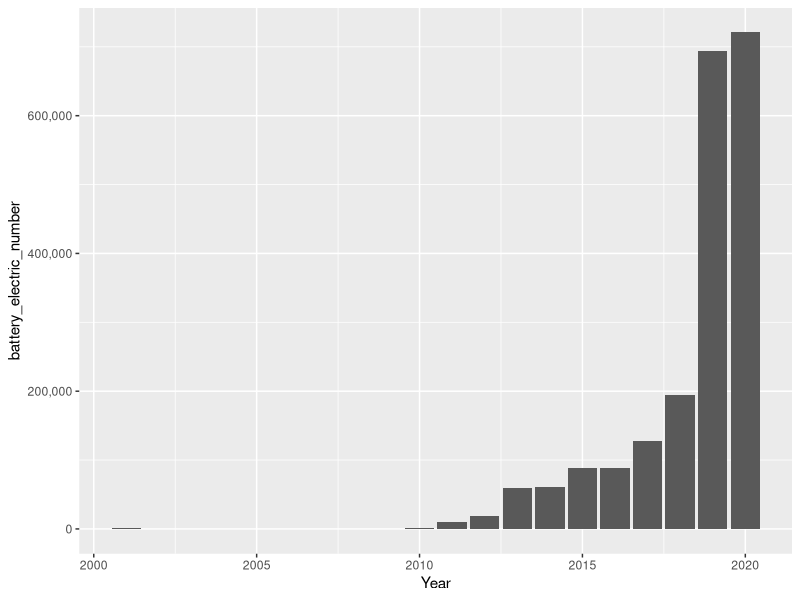
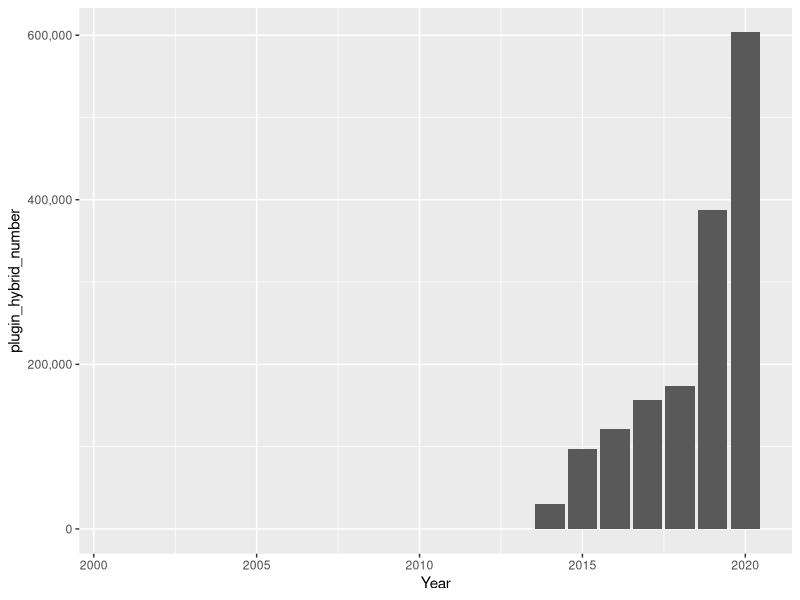
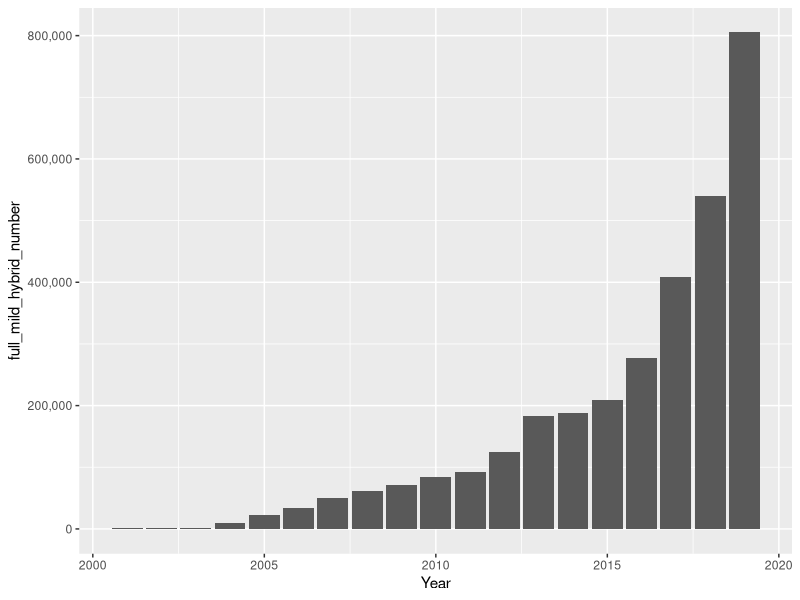
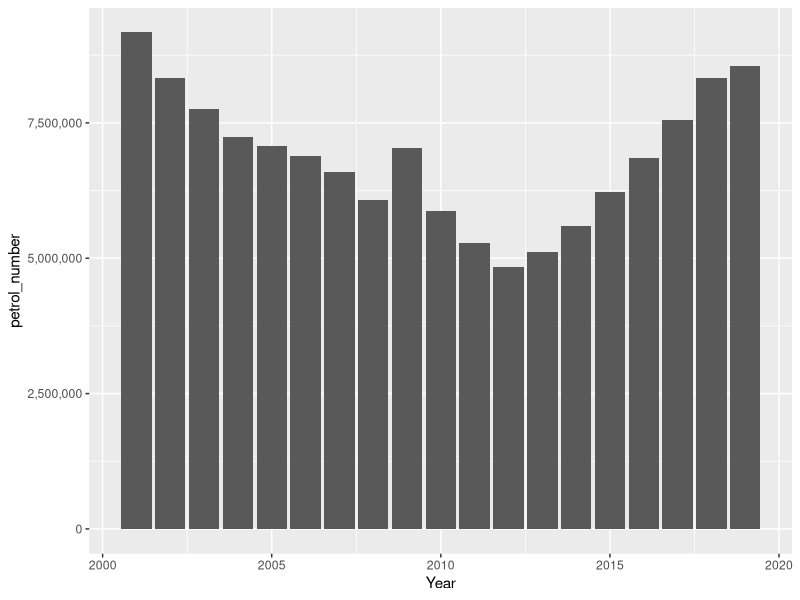
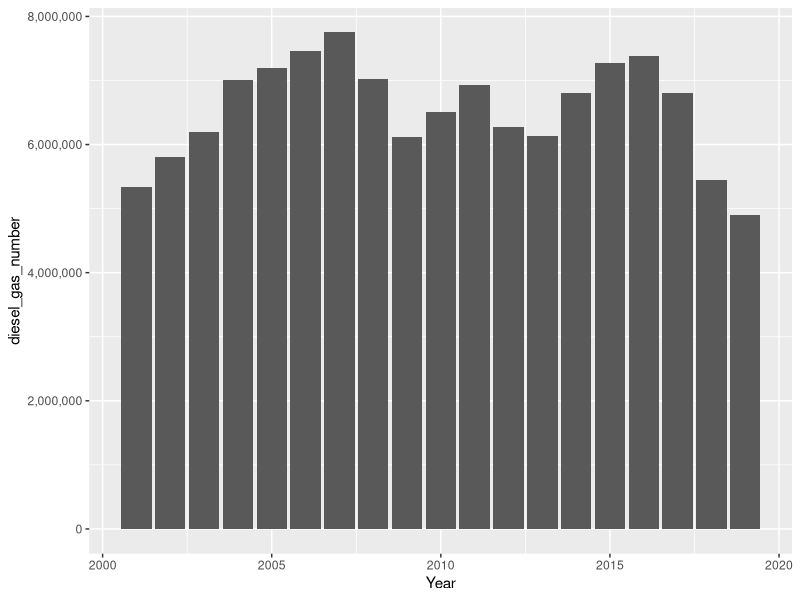

Reproduce these figures in R, in order.

# Registros de veículos por tipo ----------------------------------------------------------------------------------------------------------
# Autora do script: Jeanne Franco ----------------------------------------------------------------------------------------------------------
# Data: 16/08/22 ---------------------------------------------------------------------------------------------------------------------------
# Referência: https://ourworldindata.org/transport -----------------------------------------------------------------------------------------

# Sobre o conjunto de dados ----------------------------------------------------------------------------------------------------------------

### Os dados mostram os registros dos tipos de veículos de passageiros.
### Os dados estão discriminados por: petróleo, gás óleo, híbridos completos,
### híbridos elétricos plug-in e veículos com bateria totalmente elétrica.

# Pacotes necessários para as análises -----------------------------------------------------------------------------------------------------

library(tidyverse)
library("scales")

# Carregar dados ---------------------------------------------------------------------------------------------------------------------------

veh <- read.csv("new-vehicles-type-area.csv")
view(veh)
names(veh)

# Selecionar dados -------------------------------------------------------------------------------------------------------------------------

veh1 <- veh %>%
  select(-Code) %>%
  view()

# Gráficos ---------------------------------------------------------------------------------------------------------------------------------

options(scipen = 999)

g1 <- ggplot(veh1, aes(x = Year, y = battery_electric_number)) +
  geom_col() +
  scale_y_continuous(labels = comma)
g1

g2 <- ggplot(veh1, aes(x = Year, y = plugin_hybrid_number)) +
  geom_col() +
  scale_y_continuous(labels = comma)
g2

g3 <- ggplot(veh1, aes(x = Year, y = full_mild_hybrid_number)) +
  geom_col() +
  scale_y_continuous(labels = comma)
g3

g4 <- ggplot(veh1, aes(x = Year, y = petrol_number)) +
  geom_col() +
  scale_y_continuous(labels = comma)
g4

g5 <- ggplot(veh1, aes(x = Year, y = diesel_gas_number)) +
  geom_col() +
  scale_y_continuous(labels = comma)
g5

